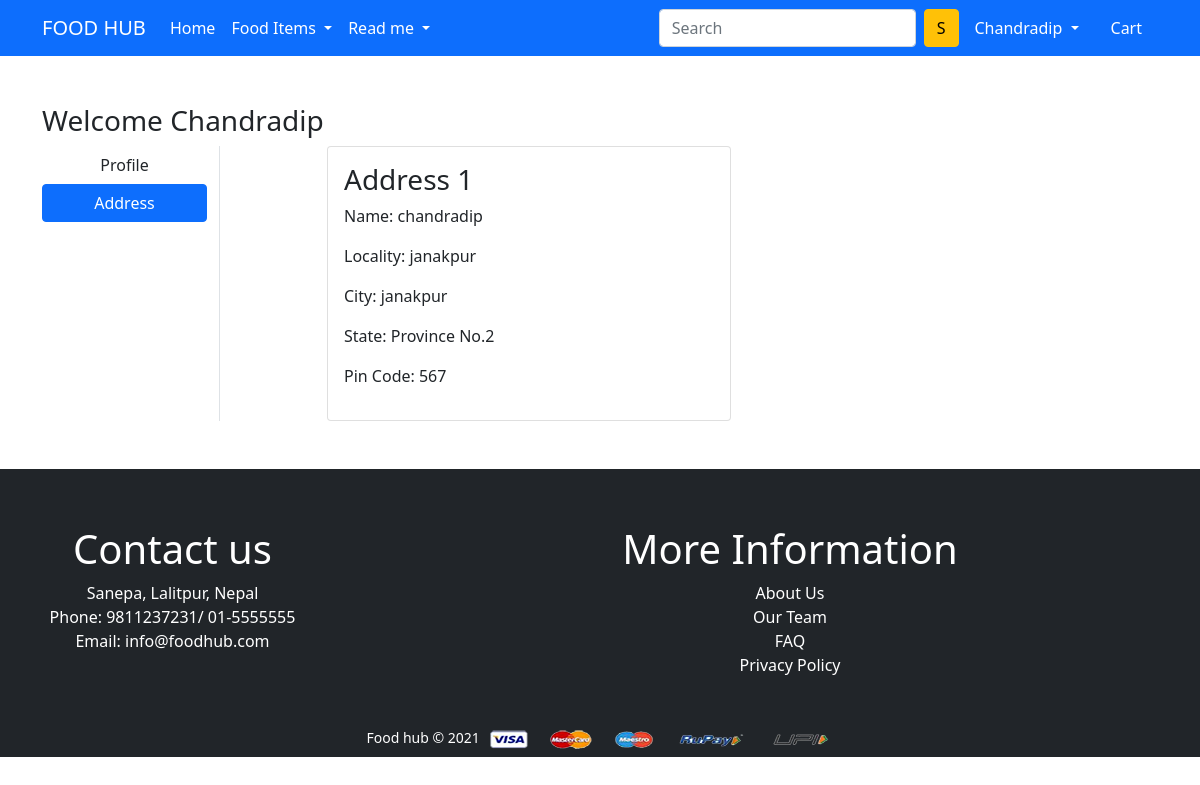
/address/ (signed in), run on the app's committed database.
### app/models.py (models this page shows, shortened)
class Customer(models.Model):
    user = models.ForeignKey(User, on_delete=models.CASCADE)
    name = models.CharField(max_length=200)
    locality = models.CharField(max_length=200)
    city = models.CharField(max_length=50)
    zipcode = models.IntegerField()
    state = models.CharField(choices=STATE_CHOICES,max_length=50)

### app/views.py (the view)
# urls.py: path('address/', views.address, name='address'),
@login_required
def address(request):
 add = Customer.objects.filter(user=request.user)
 return render(request, 'app/address.html', {'add':add, 'active':'btn-primary'})

### app/templates/app/address.html (shortened to what this page needs)
{% extends 'app/base.html' %}
{% load static %}
{% block main-content %}
<div class="container my-5">
 <div class="row">
 <h3>Welcome <span class="text-capitalize">{{request.user}}</span></h3>
  <div class="col-sm-2 border-end">
   <ul class="list-unstyled">
    <li class="d-grid"><a href="{% url 'profile' %}" class="btn">Profile</a></li>
    <li class="d-grid"><a href="{% url 'address' %}" class="btn {{active}}">Address</a></li>
   </ul>
  </div>
  <div class="col-sm-9 offset-sm-1">
   <div class="row">
   {% for ad in add %}
    <div class="col-sm-6">
     <div class="card">
      <div class="card-body">
       <h3>Address {{forloop.counter}}</h3>
       <p>Name: {{ad.name}}</p>
       <p>Locality: {{ad.locality}}</p>
       <p>City: {{ad.city}}</p>
       <p>State: {{ad.state}}</p>
       <p>Pin Code: {{ad.zipcode}}</p>
      </div>
     </div>
    </div>
  {% endfor %}
   </div>
  </div>
 </div>
</div>
{% endblock main-content %}

### app/templates/app/base.html (shortened to what this page needs)
<!doctype html>
{% load static %}
<html lang="en">
  <head>
    <link rel="stylesheet" href="{% static 'app/css/bootstrap.min.css' %}">
    <link rel="stylesheet" href="{% static 'app/css/owl.carousel.min.css' %}">
    <link rel="stylesheet" href="{% static 'app/css/all.min.css' %}">
    <link rel="stylesheet" href="{% static 'app/css/style.css' %}">
  </head>
  <body>
    <nav class="navbar navbar-expand-lg navbar-dark bg-primary">
     <div class="container">
       <a class="navbar-brand" href="/">FOOD HUB</a>
       <div class="collapse navbar-collapse" id="navbarSupportedContent">
         <ul class="navbar-nav me-auto mb-2 mb-lg-0">
           <li class="nav-item">
             <a class="nav-link active" aria-current="page" href="/">Home</a>
           </li>
           <li class="nav-item dropdown">
             <a class="nav-link dropdown-toggle text-white" href="#" id="electronicsDropdown" role="button" data-bs-toggle="dropdown" aria-expanded="false">
               Food Items
             </a>
           </li>
           <li class="nav-item dropdown">
             <a class="nav-link dropdown-toggle text-white" href="#" id="fashionDropdown" role="button" data-bs-toggle="dropdown" aria-expanded="false">
               Read me
             </a>
           </li>
         </ul>
         <form class="d-flex">
           <input class="form-control me-2" type="search" placeholder="Search" aria-label="Search">
           <button class="btn btn-warning" type="submit">S</button>
         </form>
         <div>
          <ul class="navbar-nav me-auto mb-2 mb-lg-0">
          {% if request.user.is_authenticated %}
           <li class="nav-item dropdown mx-2">
              <a class="nav-link dropdown-toggle text-white" href="#" id="profileDropdown" role="button" data-bs-toggle="dropdown" aria-expanded="false">
                {{request.user.username|capfirst}}
              </a>
            </li>
            <li class="nav-item mx-2">
             <a href="{% url 'showcart' %}" class="nav-link text-white"> Cart </a>
            </li>
          {% endif %}
          </ul>
         </div>
       </div>
     </div>
    </nav>
    {% block main-content %} {% endblock main-content %}
    <footer class="container-fluid bg-dark text-center p-2 mt-5">
      <div class="container my-5">
        <div class="row">
         <div class="text-white col-sm-3">
          <h1>Contact us</h1>
          Sanepa, Lalitpur, Nepal <br>
          Phone: 9811237231/ 01-5555555 <br>
          Email: info@foodhub.com
         </div>
         <div class="text-white col-sm-8 offset-sm-1">
          <h1>More Information</h1>
          About Us<br>
          Our Team <br>
          FAQ      <br>
          Privacy Policy
         </div>
        </div>
       </div>
        <small class="text-white">Food hub &copy; 2021 </small>
        <img src="{% static 'app/images/payment.png' %}" alt="" srcset="" class="img-fluid" height="2px">
    </footer>
  </body>
</html>

### data on the page
Customer: name "chandradip", locality "janakpur", city "janakpur", state "Province No.2", zipcode "567"

### other printed values
{{ request.user.username|capfirst }} "Chandradip"
{{ request.user }} "Chandradip"
